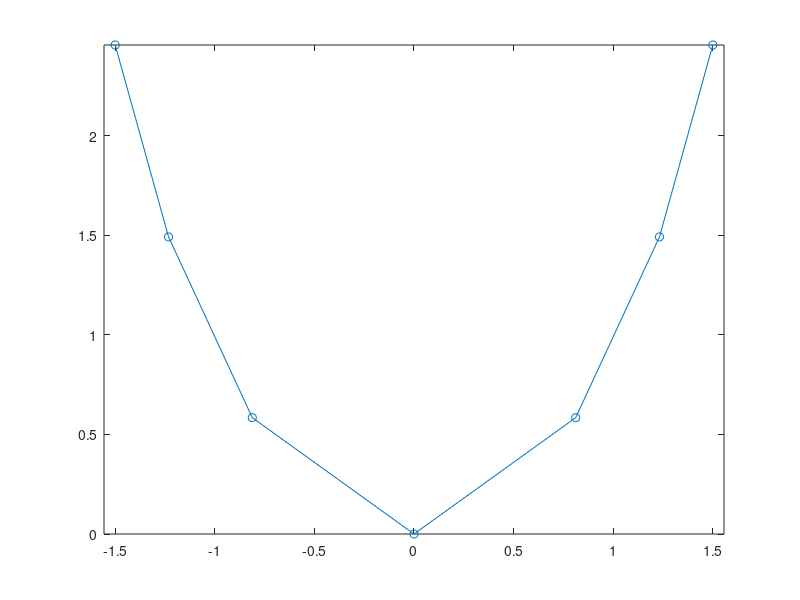

The MATLAB source for this figure: (Note: this script raises an error after producing the figure.)
N = 6;
n = (N)/2;
a = 1;
B = 3;

c = (B) ./ (2.*a);

function value = f_helper(theta1, c, n)
    tan_theta1 = tan(theta1);
    tan_thetas = (2.*(1:n)-1) .* tan_theta1;
    cos_thetas = 1 ./ (sqrt(1 + tan_thetas.^2))

    value = sum(cos_thetas) - c;
end

f = @(theta1) f_helper(theta1, c, n);
theta1 = fsolve(f, 0.5)

% Compute angles
tan_theta1 = tan(theta1);
tan_thetas = (2.*(1:n) - 1) .* tan_theta1;
cos_thetas = 1 ./ (sqrt(1 + tan_thetas.^2))
sin_thetas = tan_thetas .* cos_thetas;


x0 = 0;
y0 = 0;
X = [x0];
Y = [y0];
x = x0;
y = y0;
for i=1:n
    x = x + a .* cos_thetas(1, i);
    y = y + a .* sin_thetas(1, i);
    X = [X, x];
    Y = [Y, y];
end

X = [-flip(X(1, 2:end)), X];
Y = [flip(Y(1, 2:end)), Y];

plot(X, Y, '-o')
axis equal
hold on

obesisceL = [X(1,1);Y(1,1)];
obesisceD = [X(1,end);Y(1,end)];
L = ones(1, N) .* a;
M = L;
x = diskrVeriznica([-1; -1], obesisceL, obesisceD, L, M);

Y - x(2, :)